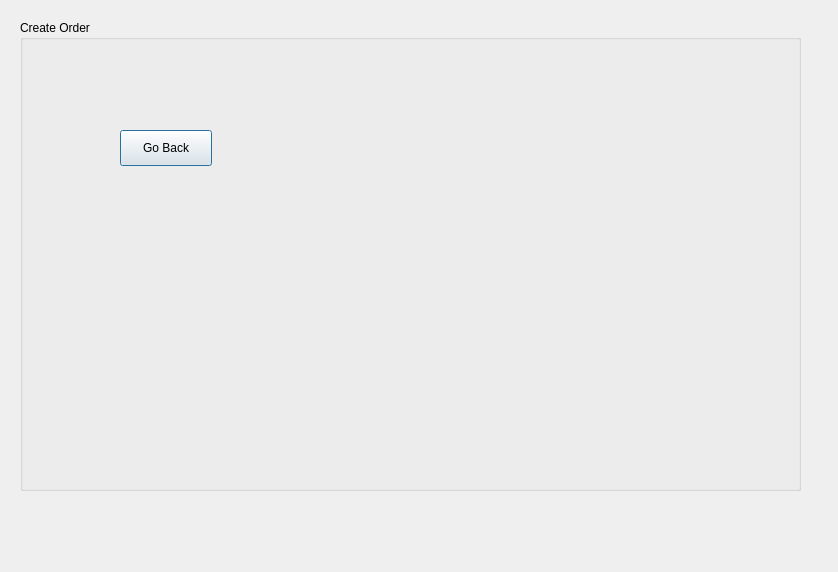
<?xml version="1.0" encoding="UTF-8"?>
<ui version="4.0">
 <class>CreateOrder</class>
 <widget class="QDialog" name="CreateOrder">
  <property name="geometry">
   <rect>
    <x>0</x>
    <y>0</y>
    <width>838</width>
    <height>572</height>
   </rect>
  </property>
  <property name="windowTitle">
   <string>Dialog</string>
  </property>
  <widget class="QGroupBox" name="groupBox">
   <property name="geometry">
    <rect>
     <x>20</x>
     <y>20</y>
     <width>781</width>
     <height>471</height>
    </rect>
   </property>
   <property name="title">
    <string>Create Order</string>
   </property>
   <widget class="QPushButton" name="goBackButton">
    <property name="geometry">
     <rect>
      <x>100</x>
      <y>110</y>
      <width>92</width>
      <height>36</height>
     </rect>
    </property>
    <property name="text">
     <string>Go Back</string>
    </property>
   </widget>
  </widget>
 </widget>
 <resources/>
 <connections/>
</ui>
